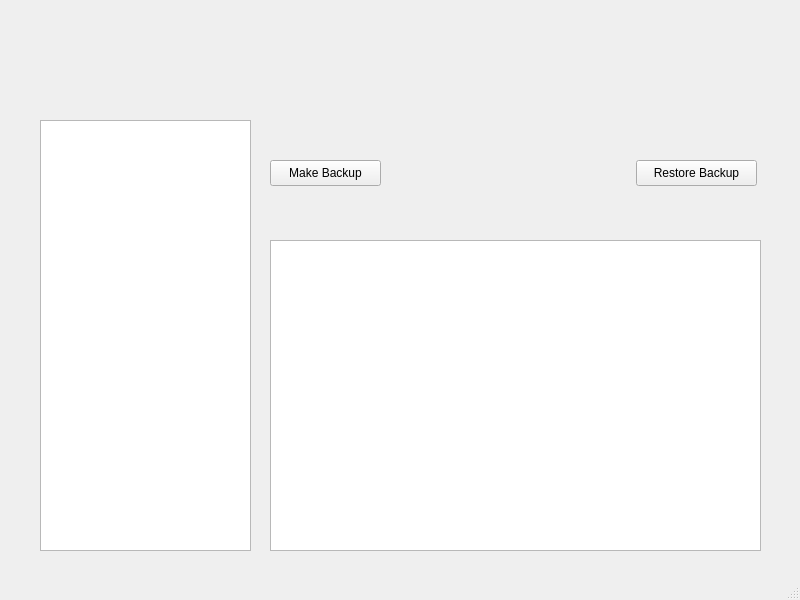
<?xml version="1.0" encoding="UTF-8"?>
<ui version="4.0">
 <class>MainWindow</class>
 <widget class="QMainWindow" name="MainWindow">
  <property name="geometry">
   <rect>
    <x>0</x>
    <y>0</y>
    <width>800</width>
    <height>600</height>
   </rect>
  </property>
  <property name="windowTitle">
   <string>MainWindow</string>
  </property>
  <widget class="QWidget" name="centralwidget">
   <widget class="QListView" name="listView">
    <property name="geometry">
     <rect>
      <x>270</x>
      <y>240</y>
      <width>491</width>
      <height>311</height>
     </rect>
    </property>
   </widget>
   <widget class="QListView" name="listView_2">
    <property name="geometry">
     <rect>
      <x>40</x>
      <y>120</y>
      <width>211</width>
      <height>431</height>
     </rect>
    </property>
   </widget>
   <widget class="KUrlComboRequester" name="kurlcomborequester">
    <property name="geometry">
     <rect>
      <x>270</x>
      <y>200</y>
      <width>491</width>
      <height>26</height>
     </rect>
    </property>
    <property name="cursor">
     <cursorShape>OpenHandCursor</cursorShape>
    </property>
   </widget>
   <widget class="QPushButton" name="pushButton">
    <property name="geometry">
     <rect>
      <x>270</x>
      <y>160</y>
      <width>111</width>
      <height>26</height>
     </rect>
    </property>
    <property name="text">
     <string>Make Backup</string>
    </property>
   </widget>
   <widget class="QPushButton" name="pushButton_2">
    <property name="geometry">
     <rect>
      <x>636</x>
      <y>160</y>
      <width>121</width>
      <height>26</height>
     </rect>
    </property>
    <property name="text">
     <string>Restore Backup</string>
    </property>
   </widget>
  </widget>
  <widget class="QMenuBar" name="menubar">
   <property name="geometry">
    <rect>
     <x>0</x>
     <y>0</y>
     <width>800</width>
     <height>23</height>
    </rect>
   </property>
  </widget>
  <widget class="QStatusBar" name="statusbar"/>
 </widget>
 <customwidgets>
  <customwidget>
   <class>KUrlComboRequester</class>
   <extends>KUrlRequester</extends>
   <header>kurlrequester.h</header>
  </customwidget>
  <customwidget>
   <class>KUrlRequester</class>
   <extends>QWidget</extends>
   <header>kurlrequester.h</header>
  </customwidget>
 </customwidgets>
 <resources/>
 <connections/>
</ui>
